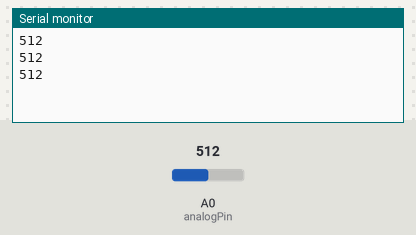
Simulated run of this sketch. Board: Arduino Uno, built with avr-gcc and run on an emulated ATmega328P. On the bench: the last lines printed to the serial monitor. Inputs (shaded band) come from the test bench; at power-on: A0 (analogPin) = 512.

Above: at 1.5 s.
1.6 s: A0 (analogPin) set to 716
At 2.7 s:
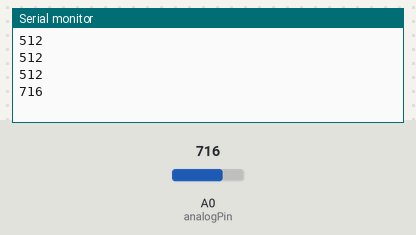
3.1 s: A0 (analogPin) set to 900
At 4.1 s:
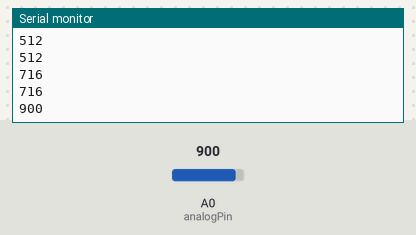
Timing chart, 0 to 6.1 s (numbered marks = the images above; inputs shaded):
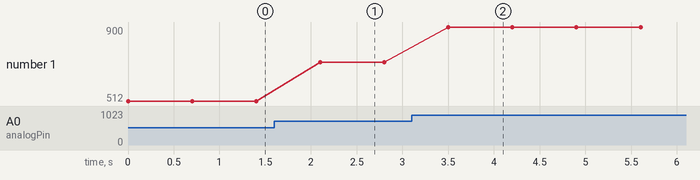

The sketch:

MQ-135.ino
```cpp
int analogPin = A0;
int Air_Quality_Value = 0;
void setup() {
  // put your setup code here, to run once:
  Serial.begin(9600);
}

void loop() {
  // put your main code here, to run repeatedly:
  int Air_Quality_Value = analogRead(analogPin);
  /*Serial.print("Air Quality : ");*/
  Serial.println(Air_Quality_Value);
  /*Serial.print("ppm\n");*/
  delay(700);
}
```

Measured:
- after the input at 1.6 s, the serial monitor: prints a new line after 0.50 s (image 1)
- after the input at 3.1 s, the serial monitor: prints a new line after 0.40 s (image 2)
- plotted number 1: 512 → 716 after the input at 1.6 s, 716 → 900 after the input at 3.1 s
